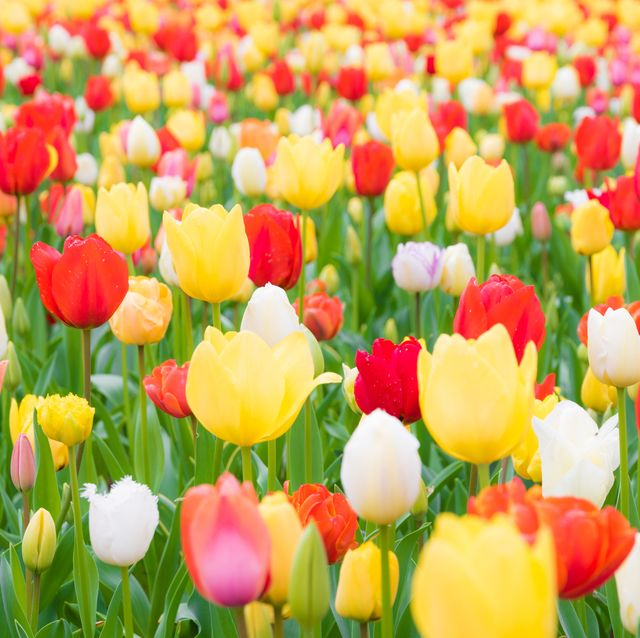
#> input picture tulips.jpg, 640 x 638 px
$ jupyter execute Untitled4.ipynb
#> lines starting #> are read from the running program, lines starting #| are printed output that depends on the picture
#> further down, img is the input picture: shape (638, 640, 3); mean B, G, R 87.5, 161.1, 197.5
[cell 1]
import cv2
import numpy as np
import matplotlib.pyplot as plt

# Define all functions
def translation(a, b, img):
#> called with a = 100, b = 50
    if len(img.shape) == 2:
        height, width = img.shape
    else:
        height, width, channels = img.shape
#> height = 638; width = 640; channels = 3

    T = np.float32([[1, 0, a], [0, 1, b]])
    img_translation = cv2.warpAffine(img, T, (width, height))
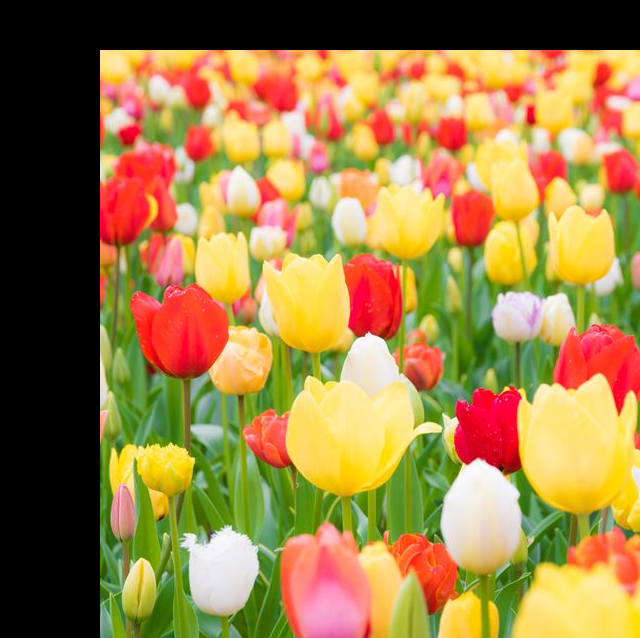
#> img_translation: shape (638, 640, 3); mean B, G, R 68.9, 126.5, 156.8
    plt.imshow(cv2.cvtColor(img_translation, cv2.COLOR_BGR2RGB)
               if len(img.shape) == 3
               else img_translation, cmap="gray")

    plt.title('Translation')
    plt.show()
    return img_translation

def rotation(angle, scale, img):
#> called with angle = 45, scale = 1
    if len(img.shape) == 2:
        height, width = img.shape
    else:
        height, width, channels = img.shape
#> height = 638; width = 640; channels = 3

    center = (width / 2, height / 2)
#> center = (320, 319)
    M = cv2.getRotationMatrix2D(center, angle, scale)
    img_rotation = cv2.warpAffine(img, M, (width, height))
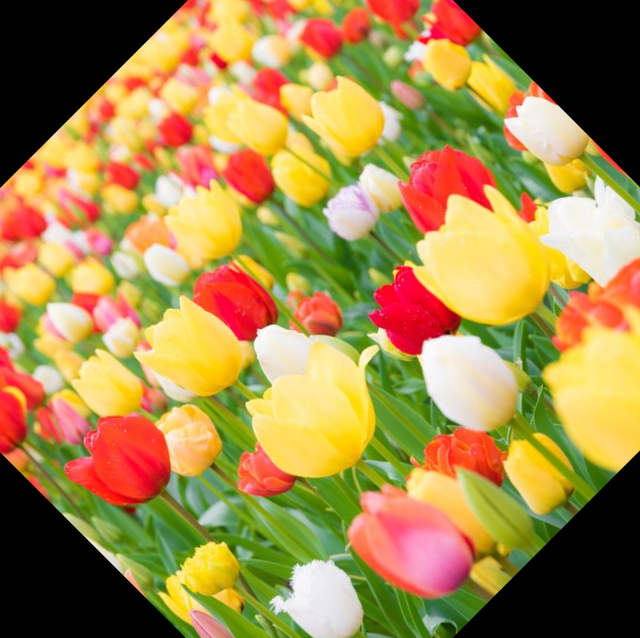
#> img_rotation: shape (638, 640, 3); mean B, G, R 73.8, 135.7, 164.7
    plt.imshow(cv2.cvtColor(img_rotation, cv2.COLOR_BGR2RGB) if len(img.shape) == 3 else img_rotation, cmap="gray")
    plt.title('Rotation')
    plt.show()
    return img_rotation

def scaling(sx, sy, img):
#> called with sx = 1.5, sy = 1.5
    img_resized = cv2.resize(img, None, fx=sx, fy=sy)
    plt.imshow(cv2.cvtColor(img_resized, cv2.COLOR_BGR2RGB) if len(img.shape) == 3 else img_resized, cmap="gray")
    plt.title('Scaling')
    plt.show()
    return img_resized

def reflection(axis, img):
#> called with axis = 1
    if axis == 0:
        img_reflection = cv2.flip(img, 0)
    elif axis == 1:
        img_reflection = cv2.flip(img, 1)
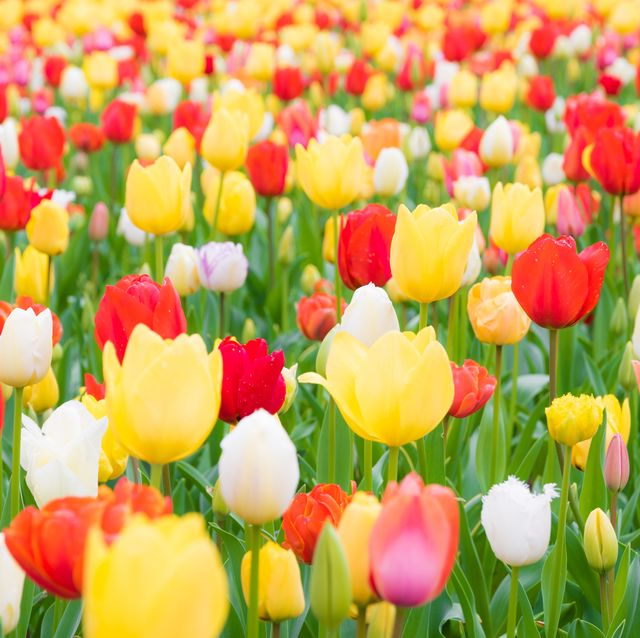
#> img_reflection: shape (638, 640, 3); mean B, G, R 87.5, 161.1, 197.5
    else:
        print("Invalid axis for reflection")
        return img

    plt.imshow(cv2.cvtColor(img_reflection, cv2.COLOR_BGR2RGB) if len(img.shape) == 3 else img_reflection, cmap="gray")
    plt.title('Reflection')
    plt.show()
    return img_reflection

def shearing(axis, img):
#> called with axis = 0
    if len(img.shape) == 2:
        height, width = img.shape
    else:
        height, width, channels = img.shape
#> height = 638; width = 640; channels = 3

    if axis == 0:
        M = np.float32([[1, 0.5, 0], [0, 1, 0]])
    elif axis == 1:
        M = np.float32([[1, 0, 0], [0.5, 1, 0]])
    else:
        print("Invalid axis for shearing")
        return img

    img_sheared = cv2.warpAffine(img, M, (width, height))
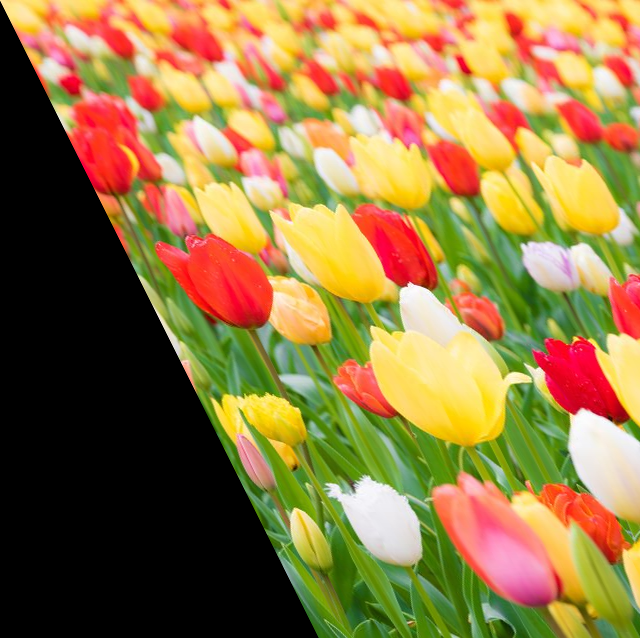
#> img_sheared: shape (638, 640, 3); mean B, G, R 65.9, 119.8, 147
    plt.imshow(cv2.cvtColor(img_sheared, cv2.COLOR_BGR2RGB) if len(img.shape) == 3 else img_sheared, cmap="gray")
    plt.title('Shearing')
    plt.show()
    return img_sheared

# Test Functions
def test_translation(img):
    tx, ty = 100, 50  # Example translation values
    return translation(tx, ty, img)

def test_rotation(img):
    angle, scale = 45, 1.0  # Example rotation angle and scale
    return rotation(angle, scale, img)

def test_scaling(img):
    sx, sy = 1.5, 1.5  # Example scaling factors
    return scaling(sx, sy, img)

def test_reflection(img):
    axis = 1  # Example reflection: 0 for x-axis, 1 for y-axis
    return reflection(axis, img)

def test_shearing(img):
    axis = 0  # Example shearing: 0 for x-axis, 1 for y-axis
    return shearing(axis, img)

# Main Script
img_path = "tulips.jpg"  # Replace with your image path
color_choice = 2  # 1 for grayscale, 2 for color

# Load image
if color_choice == 1:
    img = cv2.imread(img_path, cv2.IMREAD_GRAYSCALE)
elif color_choice == 2:
    img = cv2.imread(img_path, cv2.IMREAD_COLOR)
else:
    raise ValueError("Invalid color choice. Use 1 for grayscale or 2 for color.")

if img is None:
    raise FileNotFoundError("Image not found. Check the path and try again.")

# Apply transformations
print("Testing Translation...")
test_translation(img)

print("Testing Rotation...")
test_rotation(img)

print("Testing Scaling...")
test_scaling(img)

print("Testing Reflection...")
test_reflection(img)

print("Testing Shearing...")
test_shearing(img)

$ run again, with p2.jpeg copied over tulips.jpg
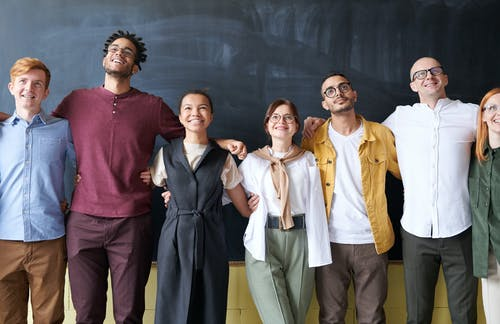
#> input picture p2.jpeg, 500 x 324 px
#> img is the input picture: shape (324, 500, 3); mean B, G, R 101.5, 99.6, 105
#> in reflection, `img_reflection = cv2.flip(img, 1)`:
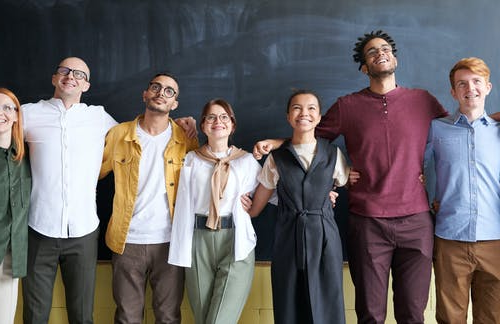
#> img_reflection: shape (324, 500, 3); mean B, G, R 101.5, 99.6, 105
#> in shearing, `img_sheared = cv2.warpAffine(img, M, (width, height))`:
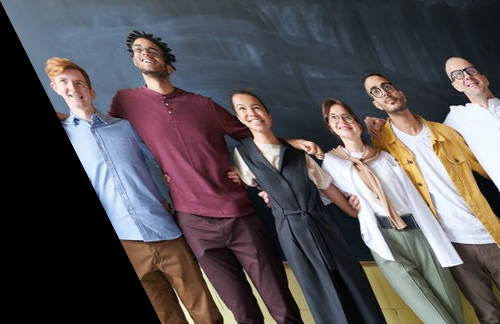
#> img_sheared: shape (324, 500, 3); mean B, G, R 84, 81.2, 86.5
